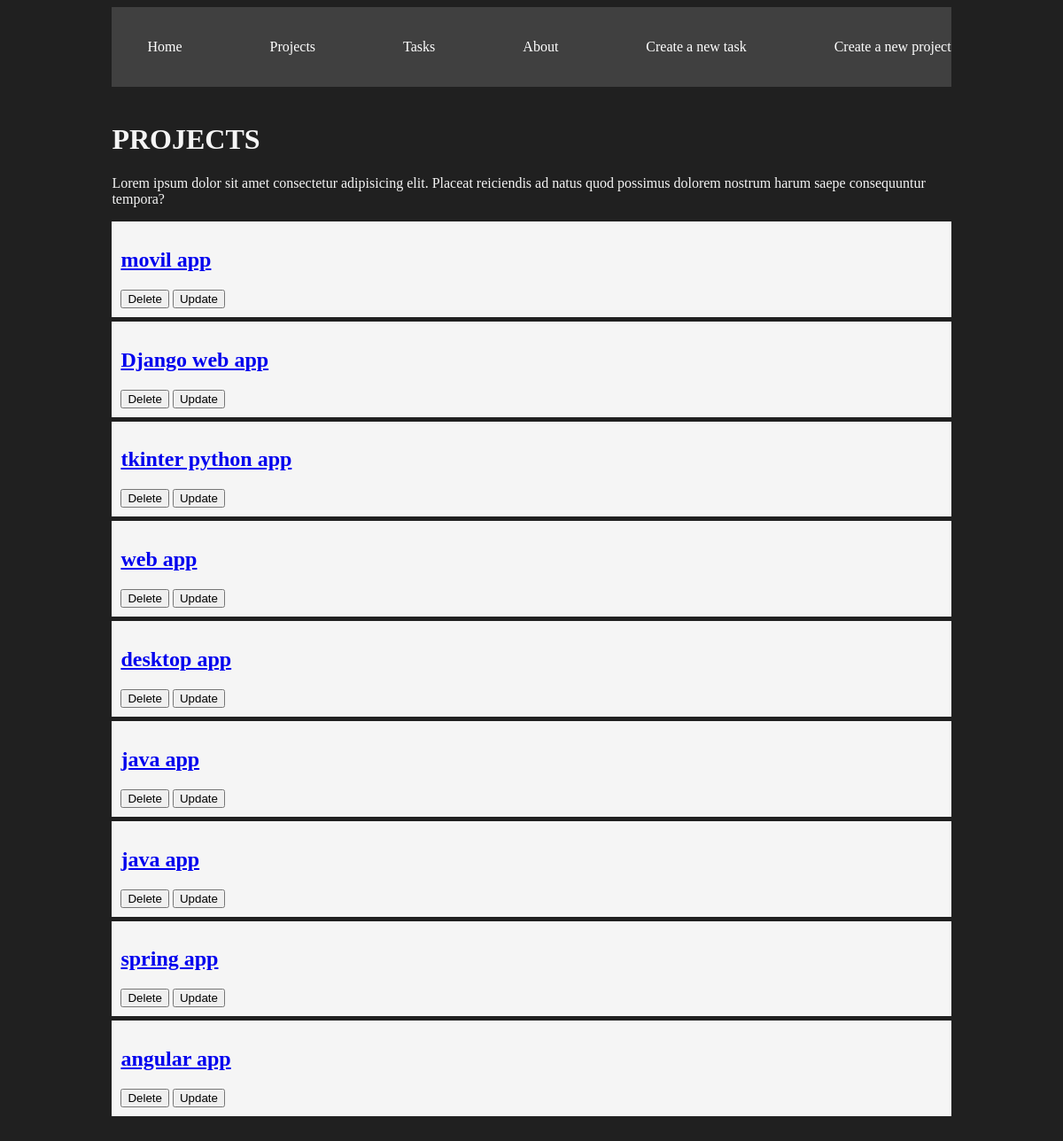
The page /projects/ on the database as committed earlier.
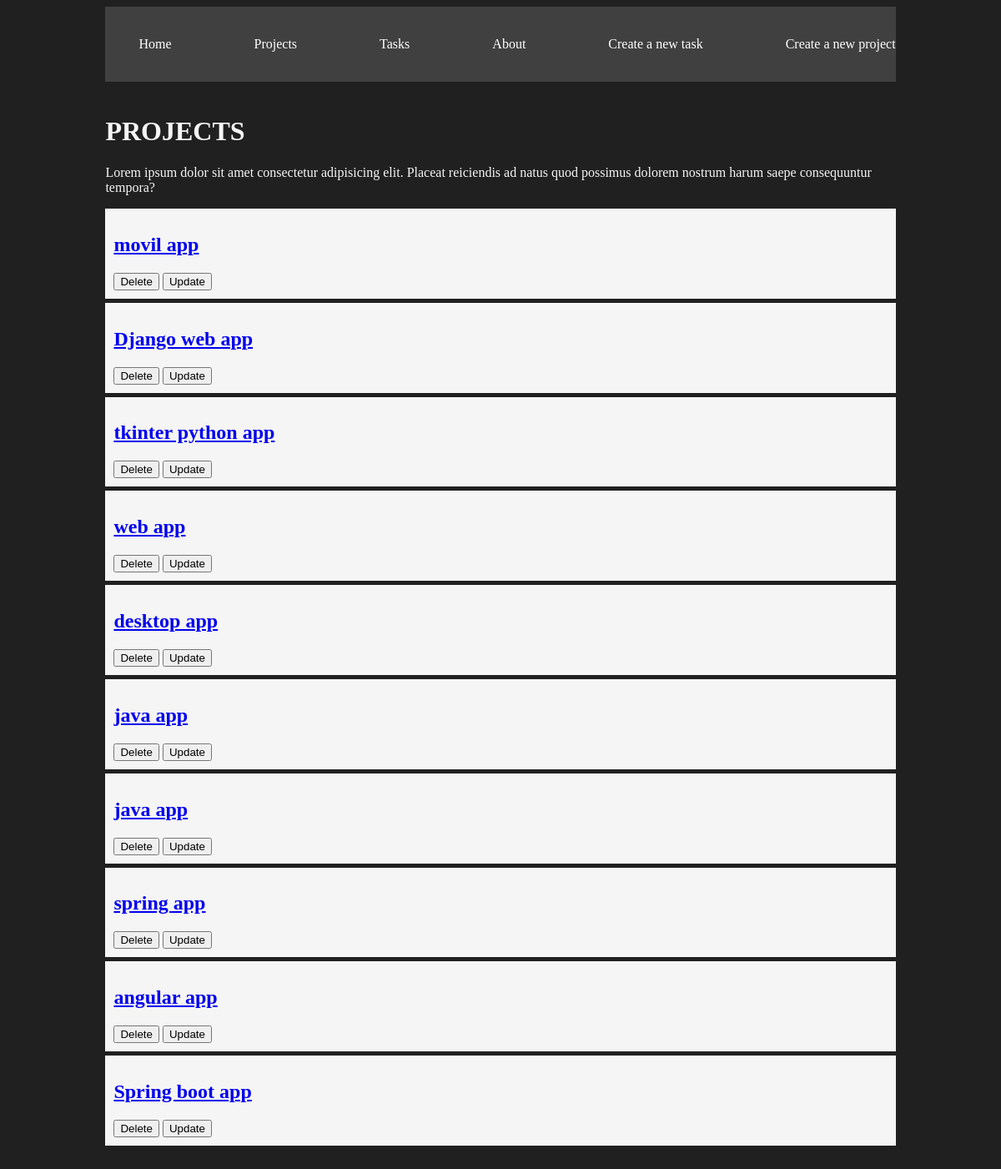
The same page on the database as committed later.
### myapp/models.py (models this page shows, shortened)
class Project(models.Model):
    name= models.CharField(max_length=200)

### myapp/views.py (the view)
# urls.py: path('projects/', views.project, name='projects'),
def project(request):
    projects = list(Project.objects.values())
    return render(request, 'projects/projects.html', {'projects': projects})

### myapp/templates/projects/projects.html
{% extends 'layouts/base.html' %}
{% block content %}
<H1>PROJECTS</H1>
<p>Lorem ipsum dolor sit amet consectetur adipisicing elit. Placeat reiciendis ad natus quod possimus dolorem nostrum harum saepe consequuntur tempora?</p>
{%for project in projects%}
<div class = 'card'>
    <a href=" {% url 'project_detail' project.id %}">
        <h2>{{project.name}}</h2>
    </a>
    <button>Delete</button>
    <button>Update</button>
</div>
{% endfor %}
{% endblock %}

Rows that differ between the two databases and show on the page:
added Project: name "Spring boot app"
